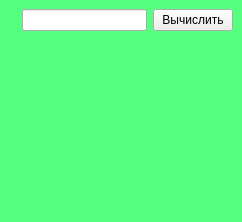
<?xml version="1.0" encoding="UTF-8"?>
<ui version="4.0">
 <class>MainWindow</class>
 <widget class="QMainWindow" name="MainWindow">
  <property name="geometry">
   <rect>
    <x>0</x>
    <y>0</y>
    <width>242</width>
    <height>222</height>
   </rect>
  </property>
  <property name="windowTitle">
   <string>IPInfo</string>
  </property>
  <property name="windowIcon">
   <iconset resource="files_rc.qrc">
    <normaloff>:/icons/icons/ip.ico</normaloff>:/icons/icons/ip.ico</iconset>
  </property>
  <property name="styleSheet">
   <string notr="true">QMainWindow {
	background-color:rgb(85, 255, 127)
}</string>
  </property>
  <widget class="QWidget" name="centralwidget">
   <layout class="QGridLayout" name="gridLayout">
    <item row="0" column="0">
     <widget class="QLabel" name="label">
      <property name="text">
       <string/>
      </property>
      <property name="pixmap">
       <pixmap resource="files_rc.qrc">:/icons/icons/ip (1).png</pixmap>
      </property>
     </widget>
    </item>
    <item row="0" column="1">
     <widget class="QLineEdit" name="lineEdit">
      <property name="text">
       <string/>
      </property>
     </widget>
    </item>
    <item row="0" column="2">
     <widget class="QPushButton" name="pushButton">
      <property name="text">
       <string>Вычислить</string>
      </property>
     </widget>
    </item>
    <item row="1" column="0" colspan="3">
     <widget class="QLabel" name="label_2">
      <property name="text">
       <string/>
      </property>
     </widget>
    </item>
    <item row="2" column="0" colspan="3">
     <widget class="QLabel" name="label_3">
      <property name="text">
       <string/>
      </property>
     </widget>
    </item>
    <item row="3" column="0" colspan="3">
     <widget class="QLabel" name="label_4">
      <property name="text">
       <string/>
      </property>
     </widget>
    </item>
    <item row="4" column="0" colspan="3">
     <widget class="QLabel" name="label_5">
      <property name="text">
       <string/>
      </property>
     </widget>
    </item>
    <item row="5" column="0" colspan="3">
     <widget class="QLabel" name="label_6">
      <property name="text">
       <string/>
      </property>
     </widget>
    </item>
    <item row="6" column="0" colspan="3">
     <widget class="QLabel" name="label_7">
      <property name="text">
       <string/>
      </property>
     </widget>
    </item>
    <item row="7" column="0" colspan="3">
     <widget class="QLabel" name="label_8">
      <property name="text">
       <string/>
      </property>
     </widget>
    </item>
    <item row="8" column="0" colspan="3">
     <widget class="QLabel" name="label_9">
      <property name="text">
       <string/>
      </property>
     </widget>
    </item>
    <item row="9" column="0" colspan="3">
     <widget class="QLabel" name="label_10">
      <property name="text">
       <string/>
      </property>
     </widget>
    </item>
   </layout>
  </widget>
 </widget>
 <resources>
  <include location="files_rc.qrc"/>
 </resources>
 <connections/>
</ui>
